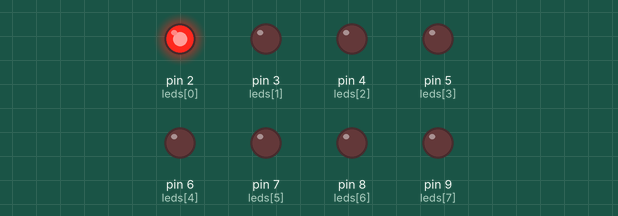
Simulated run of this sketch. Board: Arduino Uno, built with avr-gcc and run on an emulated ATmega328P. Shown: output pins drawn as LEDs (lit = HIGH).

Above: at 0.07 s.
At 0.67 s:
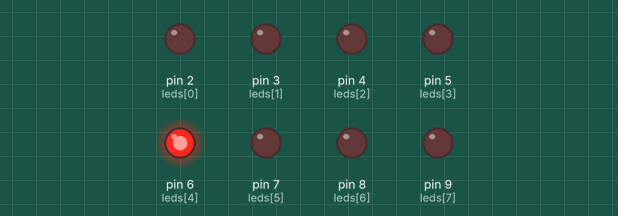
At 1.12 s:
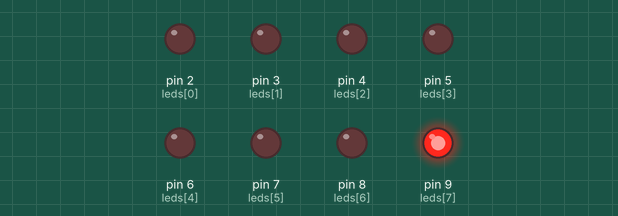
At 2.32 s:
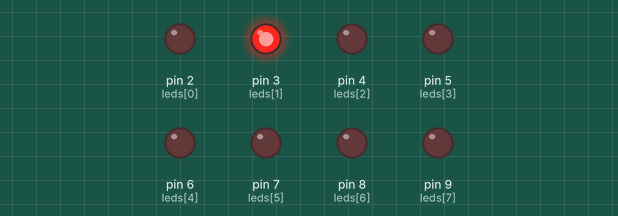
At 3.52 s:
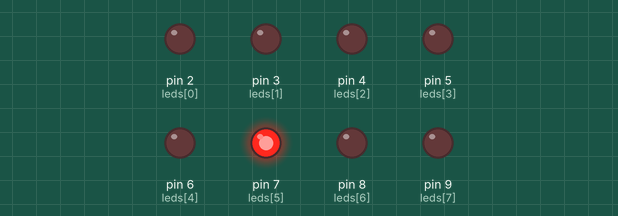
At 4.72 s:
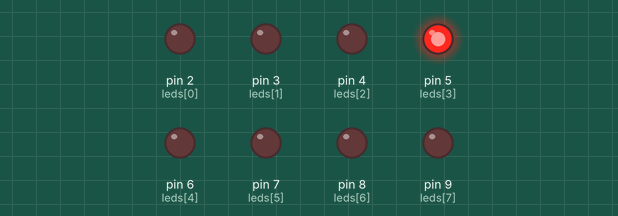
Timing chart, 0 to 5.0 s (numbered marks = the images above):
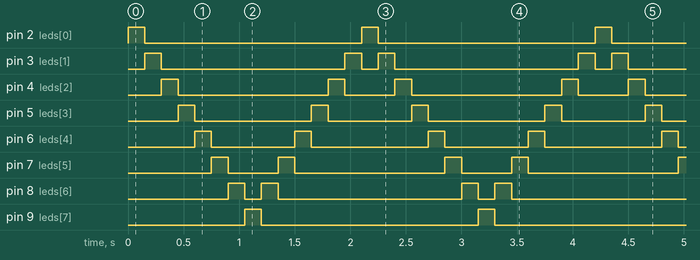

Measured:
- by itself, pin 2 (leds[0]), pin 9 (leds[7]): alternates HIGH for 0.15 s and LOW for 2.0 s
- by itself, pin 3 (leds[1]): repeats every 2.1 s: LOW 1.7 s, HIGH 0.15 s, LOW 0.15 s, HIGH 0.15 s
- by itself, pin 4 (leds[2]): repeats every 2.1 s: LOW 1.4 s, HIGH 0.15 s, LOW 0.45 s, HIGH 0.15 s
- by itself, pin 5 (leds[3]): repeats every 2.1 s: LOW 1.1 s, HIGH 0.15 s, LOW 0.75 s, HIGH 0.15 s
- by itself, pin 6 (leds[4]): repeats every 2.1 s: LOW 0.75 s, HIGH 0.15 s, LOW 1.1 s, HIGH 0.15 s
- by itself, pin 7 (leds[5]): repeats every 2.1 s: LOW 0.45 s, HIGH 0.15 s, LOW 1.4 s, HIGH 0.15 s
- by itself, pin 8 (leds[6]): repeats every 2.1 s: LOW 0.15 s, HIGH 0.15 s, LOW 1.7 s, HIGH 0.15 s

The sketch:

sketch.ino
```cpp
// Quantidade de LEDs
const int numLEDs = 8;

// Pinos dos LEDs
int leds[] = {2, 3, 4, 5, 6, 7, 8, 9};

void setup() {
  for (int i = 0; i < numLEDs; i++) {
    pinMode(leds[i], OUTPUT);
  }
}

void loop() {
  // Vai da esquerda para a direita
  for (int i = 0; i < numLEDs; i++) {
    acendeLed(i);
  }

  // Vai da direita para a esquerda
  for (int i = numLEDs - 2; i > 0; i--) {
    acendeLed(i);
  }
}

// Função para acender LED e apagar os outros
void acendeLed(int indice) {
  for (int j = 0; j < numLEDs; j++) {
    digitalWrite(leds[j], LOW); // apaga todos
  }
  digitalWrite(leds[indice], HIGH); // acende só o atual
  delay(150); // velocidade da “corrida”
}
```
